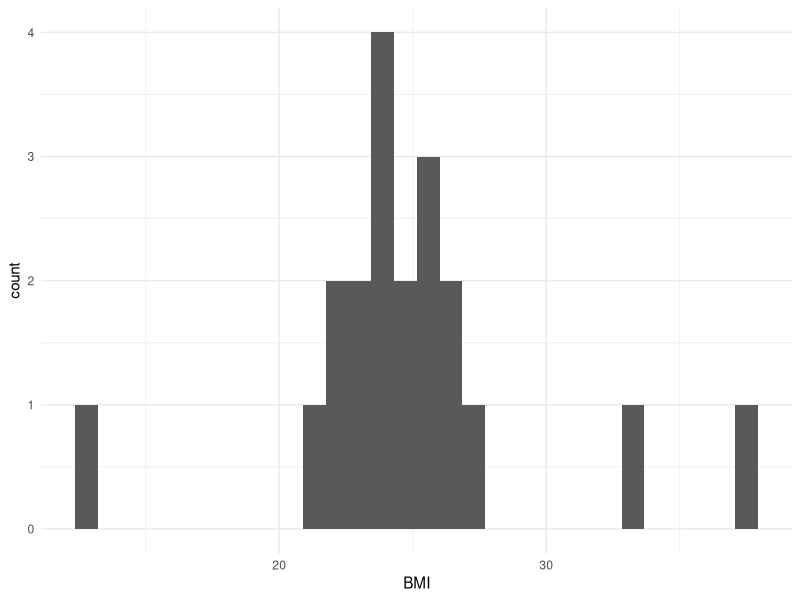
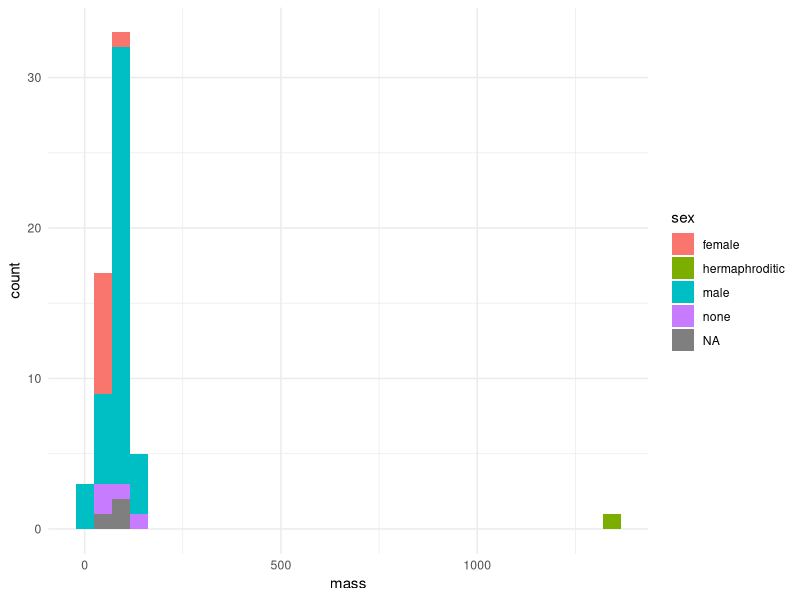
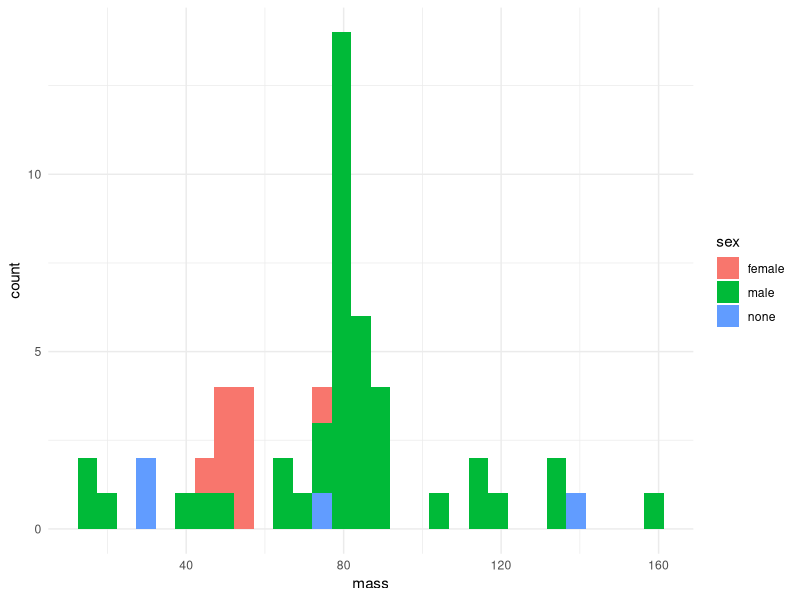
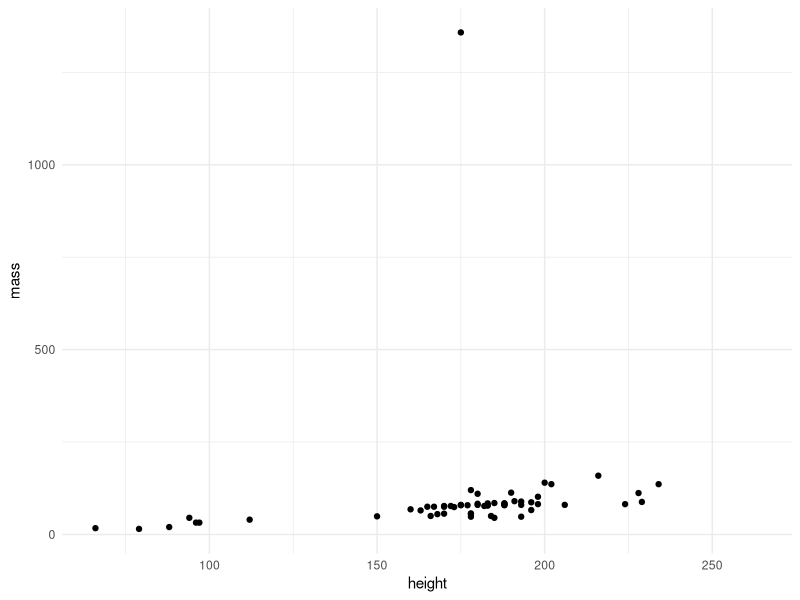
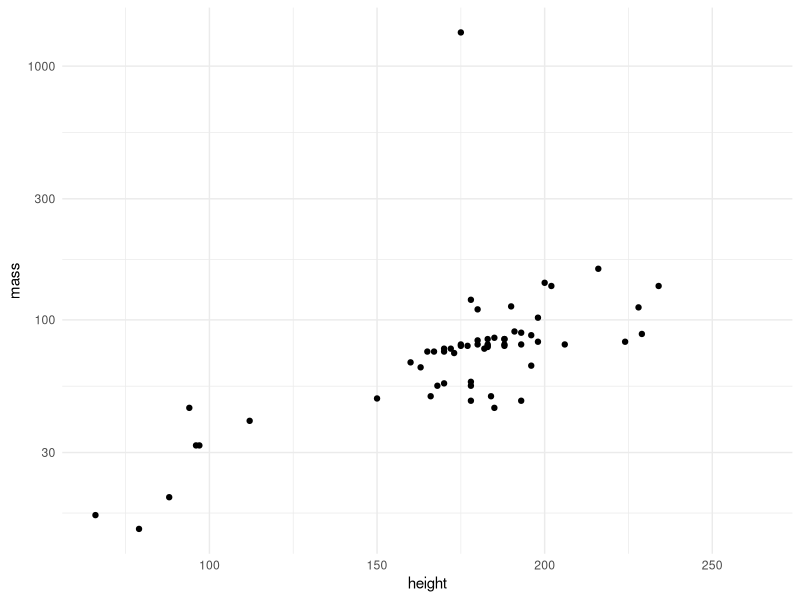
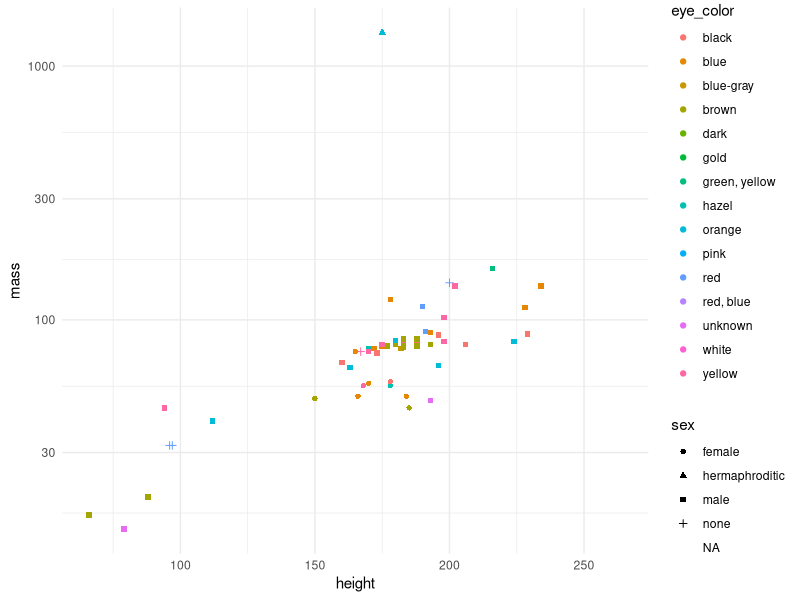
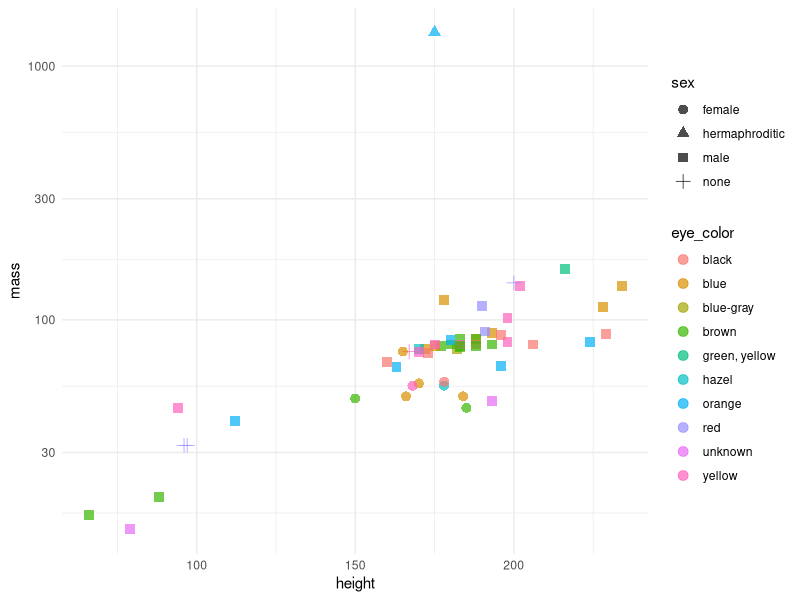
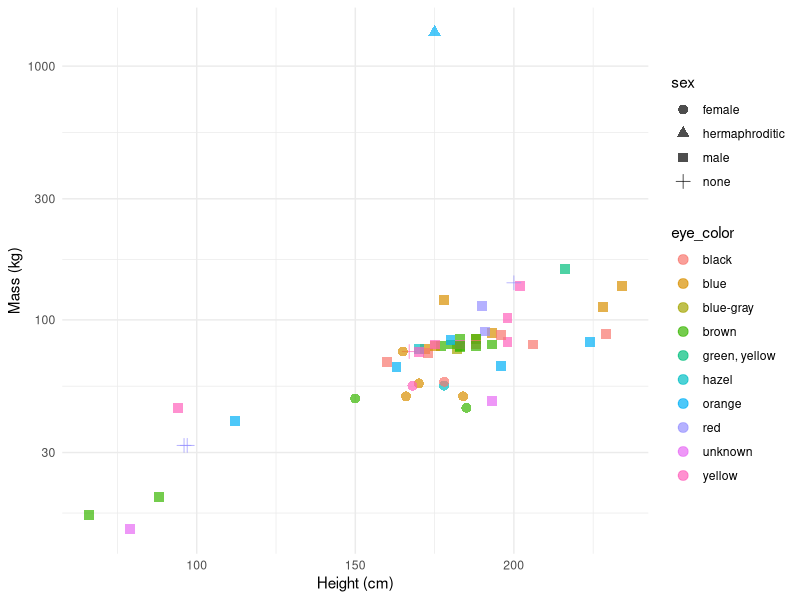

Here is the R script that generated these plots, in order:
# Li-Ying
#############################################
# Demonstration 1: Inspecting data
library(tidyverse)

# take a look at the dataframe
View(starwars) 

# quick way to check variables we have
names(starwars)

# display the internal structure of data
str(starwars)

# get basic summary of data
summary(starwars)

#############################################
# Demonstration 2: Data manipulation
# use select, filter, and mutate
starwars_selected <-
  starwars %>% # the pipe takes everything before it to the next function call. Shift + command + M
  select(height, 
         mass, 
         eye_color, 
         species) %>% # simplify dataset
  filter(species == "Human") %>% # filter specific data points
  mutate(BMI = mass/(height/100)^2) # create a new variable

#############################################
# ggplot demonstration 1: Histogram
# histogram for BMI
starwars_selected %>% 
  ggplot(aes(BMI)) +
  geom_histogram() +
  theme_minimal()

# histogram for mass with sex group
starwars %>% 
  select(mass, 
         sex) %>% 
  ggplot(aes(mass, fill = sex)) +
  geom_histogram() +
  theme_minimal()

# only mass less than 500 and get rid of NA values
starwars %>% 
  select(mass, 
         sex) %>%
  drop_na() %>% 
  filter(mass < 500) %>% 
  ggplot(aes(mass, fill = sex)) +
  geom_histogram() +
  theme_minimal()

#############################################
# ggplot demonstration 2: Scatter plot
# scatter plot for height and mass
starwars %>% 
  select(height, mass, eye_color, sex) %>% 
  ggplot(aes(height, mass)) +
  geom_point() +
  theme_minimal()

# log value
starwars %>% 
  select(height, mass, eye_color, sex) %>% 
  ggplot(aes(height, mass)) +
  geom_point() +
  scale_y_log10() +
  theme_minimal()

# add two more variables represented by color and shape
starwars %>% 
  select(height, mass, eye_color, sex) %>% 
  ggplot(aes(height, mass, 
             color = eye_color, 
             shape = sex)) +
  geom_point() +
  scale_y_log10() +
  theme_minimal()

# increase point size and remove NA values
starwars %>% 
  select(height, mass, eye_color, sex) %>%
  drop_na() %>% 
  ggplot(aes(height, mass, 
             color = eye_color, 
             shape = sex)) +
  geom_point(size = 3, 
             alpha = 0.7) +
  scale_y_log10() +
  theme_minimal()

# update the labels of x and y axis
starwars %>% 
  select(height, mass, eye_color, sex) %>%
  drop_na() %>% 
  ggplot(aes(height, mass, 
             color = eye_color, 
             shape = sex)) +
  geom_point(size = 3, 
             alpha = 0.7) +
  scale_y_log10() +
  labs(x = "Height (cm)", 
       y = "Mass (kg)") +
  theme_minimal()

# Gayoung
#############################################
# ggplot demonstration 3: Boxplot
# boxplot: simple
box_simple <- starwars %>% 
  select(height, mass, eye_color) %>% 
  ggplot(aes(height, mass, color = eye_color)) +
  geom_boxplot() + #boxplot
  scale_y_log10()

# boxplot: theme setup
box_simple +
  theme_dark() 

# using different pkg to try other themes. 
# https://ggplot2-book.org/polishing.html
install.packages('ggthemes', dependencies = TRUE)
library(ggthemes)
box_simple +
  theme_solarized()

# put title and annotation
box_simple +
  theme_solarized() +
  ggtitle("Boxplot for height and mass") +
  labs (x= "Mass (kg)",
        y= "Height (cm)") +
  annotate(geom ="text", 
           x = 175,
           y = 1000,
           label = "one \n outlier", 
           size= 3)

# flip the coord
box_simple +
  theme_solarized() +
  ggtitle("Boxplot for height and mass") +
  labs (x= "Mass (kg)",
        y= "Height (cm)") +
  coord_flip()

#########################################
# ggplot demonstration 4: Facet plot
# facet_wrap
starwars %>% 
  select(height, mass, eye_color) %>% 
  drop_na() %>% #drop NA 
  ggplot(aes(height, mass)) +
  geom_point() +
  facet_wrap(~eye_color)

# facet : setting y scale to free
starwars %>% 
  select(height, mass, eye_color) %>% 
  drop_na() %>% #drop NA 
  ggplot(aes(height, mass)) +
  geom_point() +
  facet_wrap(~eye_color, scales = "free_y")

# get rid of outlier
facet_simple <-
  starwars %>% 
  select(height, mass, eye_color) %>% 
  filter(mass < 1000) %>% # drop outlier
  drop_na() %>% 
  ggplot(aes(height, mass)) +
  geom_point(color = "blue") + #change the point color to blue
  facet_wrap(~eye_color)

# add theme and labels 
facet_simple + 
  theme_solarized() +
  ggtitle("Boxplot for height and mass") +
  labs (x= "Height (cm)",
        y= "Mass (kg)")
